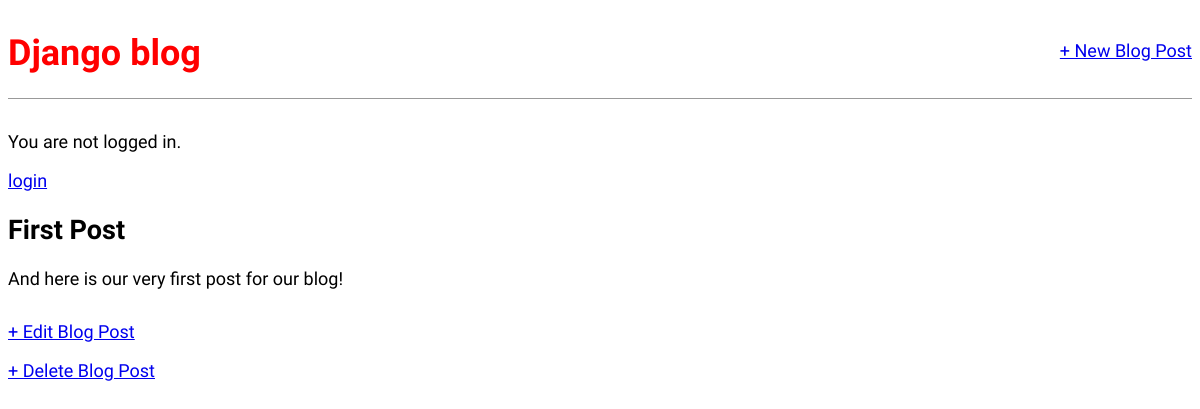
/post/1/, run on an earlier commit of the app's database.
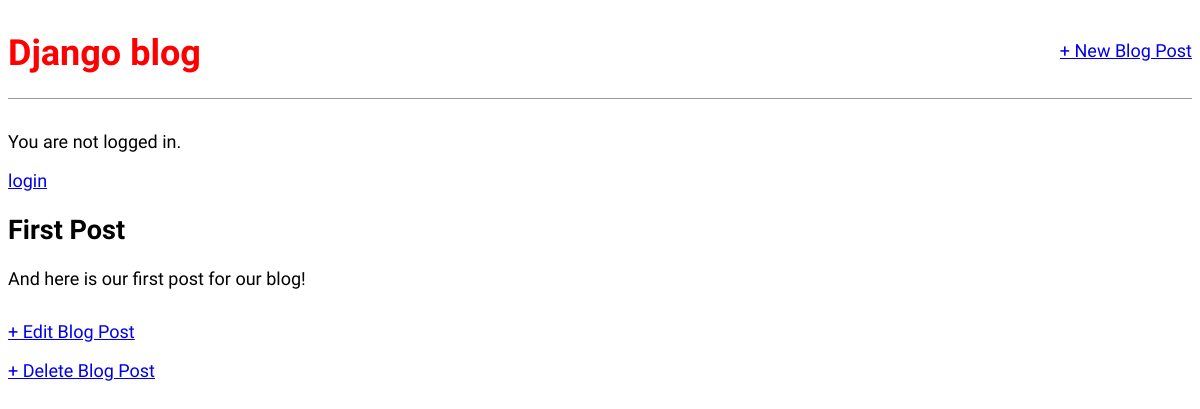
And on a later commit of the database.
### blog/models.py (models this page shows, shortened)
class Post(models.Model):
	title = models.CharField(max_length=200)
	author = models.ForeignKey(
		'auth.User',
		on_delete=models.CASCADE,
		)
	body = models.TextField()

### blog/views.py (the view)
# urls.py: path('post/<int:pk>/', views.BlogDetailView.as_view(), name='post_detail'),
class BlogDetailView(DetailView):
	model = Post
	template_name = 'post_detail.html'
	context_object_name = 'blog_detail'

### templates/post_detail.html
{% extends 'base.html' %}
{% block content %}
<div class="post-entry">
	<h2>{{ blog_detail.title }}</h2>
	<p>{{ blog_detail.body }}</p>
</div>
<p><a href="{% url 'post_edit' blog_detail.pk %}">+ Edit Blog Post</a></p>
<p><a href="{% url 'post_delete' blog_detail.pk %}">+ Delete Blog Post</a></p>
{% endblock content %}

What changed in the data, as far as the page shows it:
changed Post "First Post": body "And here is our very first post for our blog!" → "And here is our first post for our blog!"
